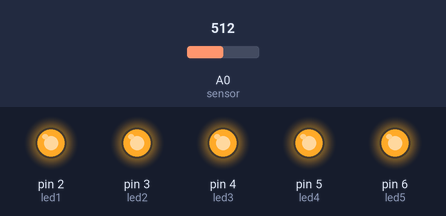
This sketch was run on a simulated Arduino Uno, built with avr-gcc and run on an emulated ATmega328P. Parts: output pins drawn as LEDs (lit = HIGH). The inputs (shaded band) are chosen by the test bench; at power-on: A0 (sensor) = 512.

Above: at 1.2 s.
1.3 s: A0 (sensor) set to 188
2.8 s: A0 (sensor) set to 158
At 3.2 s:
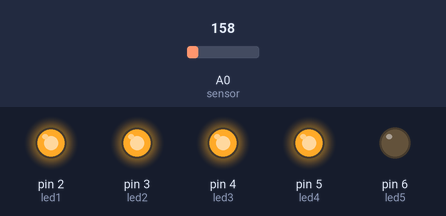
4.4 s: A0 (sensor) set to 130
At 5.7 s:
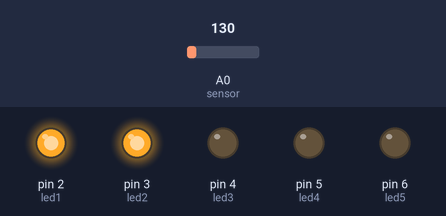
6.0 s: A0 (sensor) set to 115
At 7.0 s:
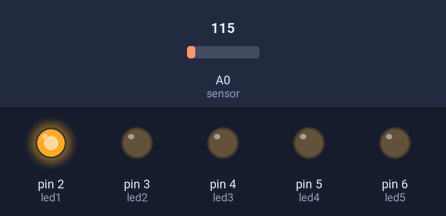
7.6 s: A0 (sensor) set to 150
At 8.3 s:
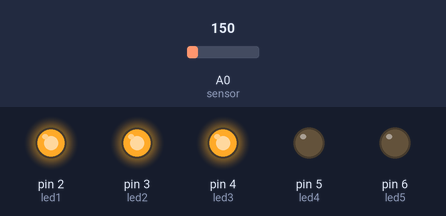
9.2 s: A0 (sensor) set to 122
At 9.6 s:
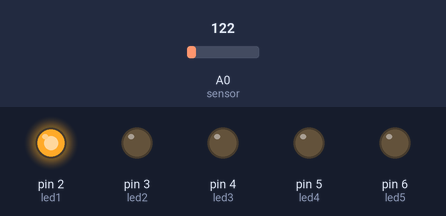
Timing chart, 0 to 11.8 s (numbered marks = the images above; inputs shaded):
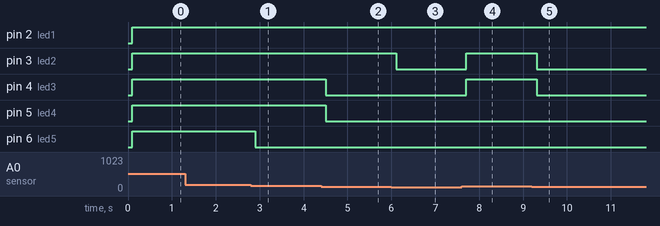

Measured:
- the behaviour switches between 170 and 169 on A0 (sensor) (found by bisection; images 0 and 1)
- the behaviour switches between 125 and 124 on A0 (sensor) (found by bisection; images 2 and 3)
- after the input at 1.3 s, every drawn part: stays the same
- after the input at 2.8 s, pin 6 (led5): HIGH → LOW after 0.10 s
- after the input at 4.4 s, pin 4 (led3), pin 5 (led4): HIGH → LOW after 0.11 s
- after the input at 6.0 s, pin 3 (led2): HIGH → LOW after 0.11 s
- after the input at 7.6 s, pin 3 (led2), pin 4 (led3): LOW → HIGH after 0.11 s
- after the input at 9.2 s, pin 3 (led2), pin 4 (led3): HIGH → LOW after 0.11 s

The sketch:

LDR_code.ino
```cpp
/*
 * LDR
 *
 * Een LDR (Light Dependent Resistor) wordt uitgelezen.
 * Hoe meer light er wordt opgemeten, hoe meer LEDjes er branden.
 */

int waardeSensor = 0;

// analoge pinnen
int sensor = A0;

// digitale pinnen
int led1 = 2;
int led2 = 3;
int led3 = 4;
int led4 = 5;
int led5 = 6;

void setup(){
  pinMode(led1, OUTPUT);
  pinMode(led2, OUTPUT);
  pinMode(led3, OUTPUT);
  pinMode(led4, OUTPUT);
  pinMode(led5, OUTPUT);
}

void loop(){

  // lees de waarde uit van de sensor
  waardeSensor = analogRead(sensor);

  delay(100);

  // LED 1
  // als de waarde 110 is of hoger gaat het eerste lampje aan, anders niet
  if (waardeSensor >= 110) {
    digitalWrite(led1, HIGH);
  }
  else {
    digitalWrite(led1, LOW);
  }

  // LED 2
  if (waardeSensor >= 125) {
    digitalWrite(led2, HIGH);
  }
  else {
    digitalWrite(led2, LOW);
  }

  // LED 3
  if (waardeSensor >= 140) {
    digitalWrite(led3, HIGH);
  }
  else {
    digitalWrite(led3, LOW);
  }

  // LED 4
  if (waardeSensor >= 155) {
    digitalWrite(led4, HIGH);
  }
  else {
    digitalWrite(led4, LOW);
  }

  // LED 5
  if (waardeSensor >= 170) {
    digitalWrite(led5, HIGH);
  }
  else {
    digitalWrite(led5, LOW);
  }
}
```
